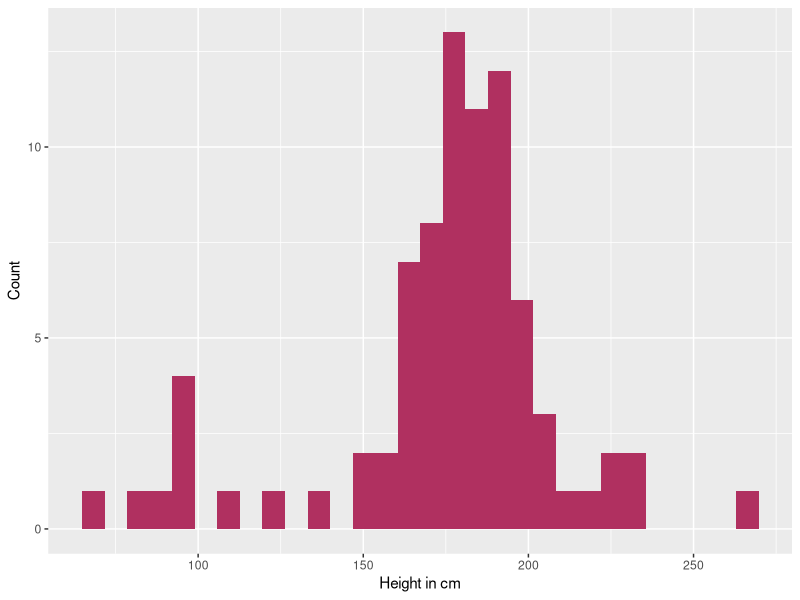
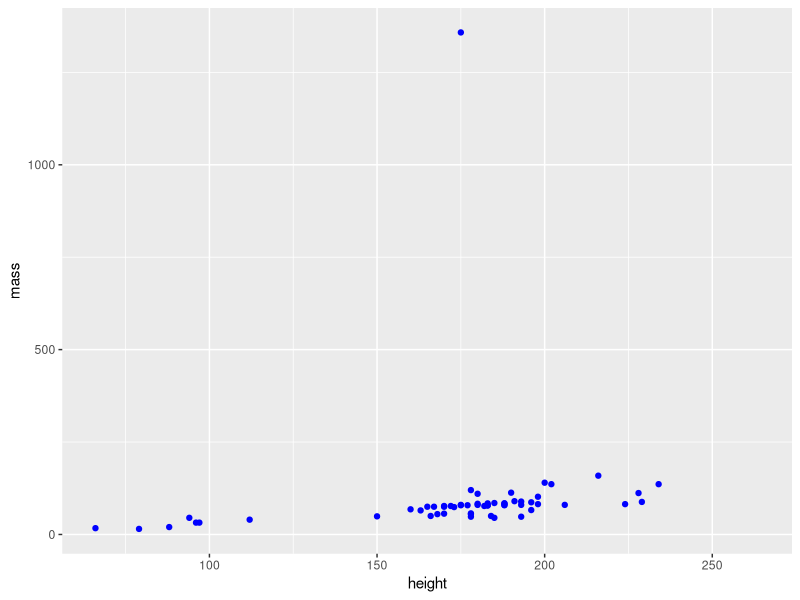

The R source for these figures, in order:
## ---- chunk 1
library(tidyverse)
## ---- chunk 2
head(starwars)
dim(starwars)
#87 rows, 14 columns is how it's read

ggplot(data = starwars, aes(x = height)) + geom_histogram(fill = "maroon") + labs(x = "Height in cm", y = "Count")

## ---- chunk 3
ggplot(data = starwars, aes(x = height, y = mass)) + geom_point(color = "blue")

## ---- chunk 4
mean_height <- mean(starwars$height, na.rm = TRUE)
mean_height
## ---- chunk 5
sd_height <- sd(starwars$height, na.rm = TRUE)
sd_height
